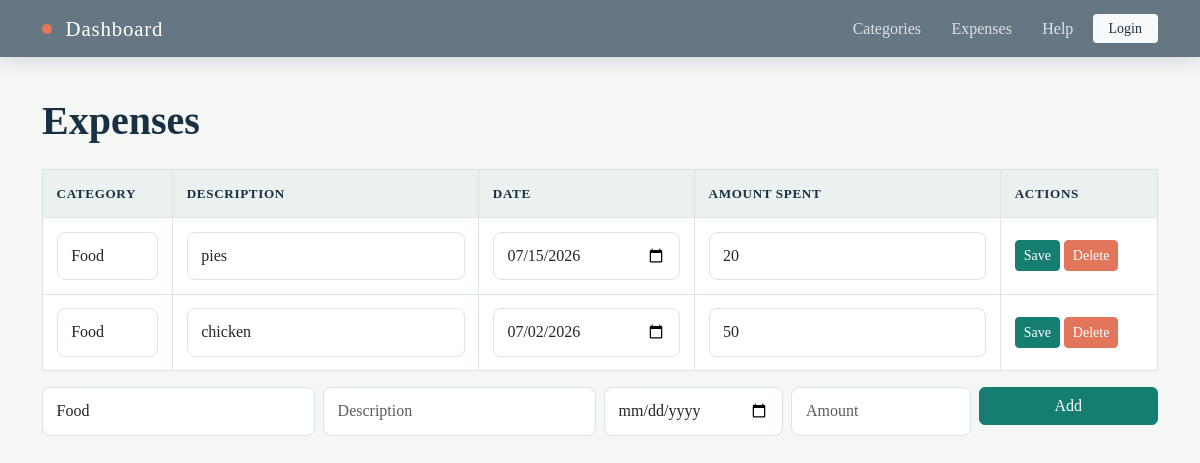
The app's page /view_expenses (signed in), older data.
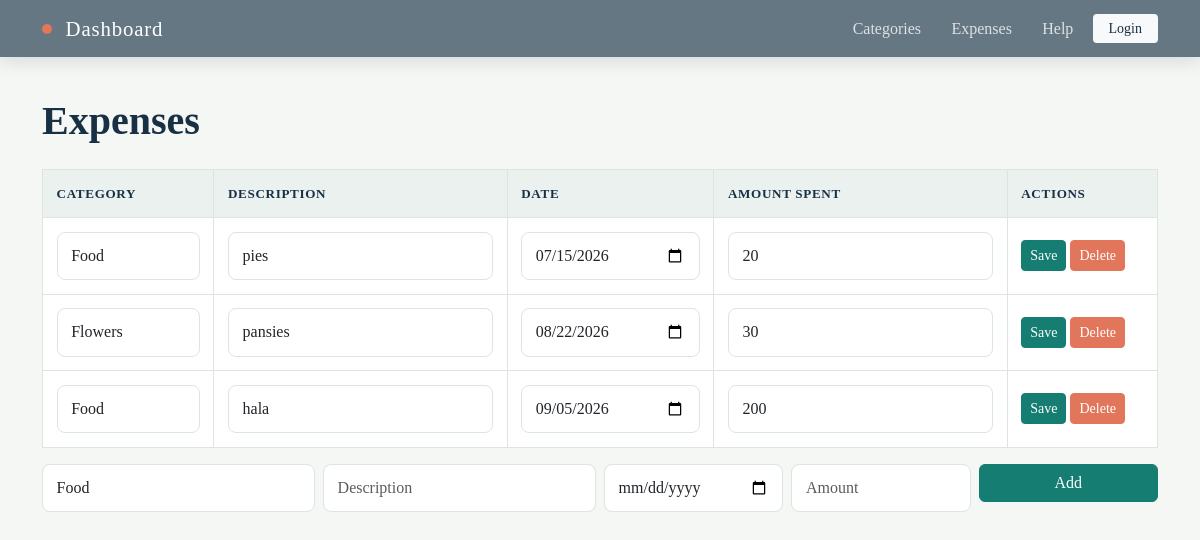
The same page, newer data.
### tables this page shows
CREATE TABLE expenses (id INTEGER PRIMARY KEY AUTOINCREMENT UNIQUE NOT NULL, name TEXT, amount_spent INTEGER NOT NULL, date INTEGER NOT NULL, category_id INTEGER REFERENCES category (id), user_id INTEGER);

CREATE TABLE category (id INTEGER PRIMARY KEY AUTOINCREMENT UNIQUE NOT NULL, name TEXT, spending_limit INTEGER, user_id INTEGER REFERENCES user (id));

### app.py (the view)
@app.route("/view_expenses")
def view_expenses():
    user = session.get("user")
    if not user:
        return redirect(url_for("login"))
    user_id = user[0]
    sql = """SELECT expenses.id, expenses.name, expenses.amount_spent,
                strftime('%Y-%m-%d', expenses.date)
                AS date, category.name AS category, expenses.category_id FROM expenses
                JOIN category ON expenses.category_id = category.id WHERE expenses.user_id = ?"""
    expenses = query_db(sql, args=(user_id,))
    sql = "SELECT * FROM category WHERE user_id = ?"
    categories = query_db(sql, args=(user_id,))
    return render_template("expenses.html", expenses=expenses, categories=categories)

### app.py (called while the page is built)
def get_db():
    db = getattr(g, '_database', None)
    if db is None:
        db = g._database = sqlite3.connect(DATABASE)
    return db

def query_db(query, args=(), one=False):
    cur = get_db().execute(query, args)
    rv = cur.fetchall()
    cur.close()
    return (rv[0] if rv else None) if one else rv

### templates/expenses.html (shortened to what this page needs)
<!DOCTYPE html>
<html lang="en">
<head>
</head>
<body>
    {%extends "base.html"%}
    {%block content%}
    <h2>Expenses</h2>
    <table class="table table-bordered">
        <tr><th>Category</th> <th>Description</th><th> Date</th><th> Amount Spent</th>  <th>Actions</th></tr>
        {%for expense in expenses%}
            <tr>
              <form method = "POST" action = "{{url_for ('edit_expenses', id_iterable=expense[0]) }}">
                <td>
                    <select name= "category_id" class="form-control">
                        {% for category in categories %}
                            <option value="{{category[0]}}" {% if category[0] == expense[5] %}selected{% endif %}>{{category[1]}}</option>
                        {%endfor%}
                    </select>
                </td>
                <td><input class = "form-control" name= "name" value = "{{expense[1]}}"></td>
                <td><input class="form-control" type="date" name="date" value="{{expense[3]}}"></td>
                <td><input class = "form-control" name= "amount_spent" value = "{{expense[2]}}"></td>
                <td>
                    <button class="btn btn-success btn-sm"> Save</button>
                    <a href = "{{url_for ('delete_expenses', id_iterable=expense[0])}}" class = "btn btn-danger btn-sm"> Delete</a>
                </td>
              </form>
            </tr>
        {%endfor%}
    </table>
    <form method = "POST" action="{{url_for('add_expenses')}}" class="row g-2 mb-3">
        <div class = "col-md-3">
            <select class = "form-control" name = "category_id" required>
                {%for category in categories%}
                    <option value = "{{category[0]}}">{{category[1]}}</option>
                {%endfor%}
            </select>
        </div>
        <div class ="col-md-3"><input class="form-control" name="name" placeholder= "Description" required></div>
        <div class ="col-md-2"><input class="form-control" type="date" name="date" required></div>
        <div class ="col-md-2"><input class="form-control" name="amount_spent" placeholder= "Amount" required></div>
        <div class ="col-md-2"><button class="btn btn-primary w-100"> Add </button></div>
    </form>
{%endblock%}

### templates/base.html (shortened to what this page needs)
<!DOCTYPE html>
<html lang="en">
<head>
    <link rel="stylesheet" href="https://cdn.jsdelivr.net/npm/bootstrap@5.3.2/dist/css/bootstrap.min.css">
    <link rel="stylesheet" href="{{ url_for('static', filename='style/style.css') }}">
</head>
<body>
        <nav class="navbar navbar-expand-lg navbar-dark app-navbar">
            <div class = "container">
                <a class="navbar-brand brand-mark" href="{{ url_for('home') }}">
                   <span class="brand-dot"></span> Dashboard
                </a>
                <div class="d-flex flex-wrap align-items-center gap-2">
                    <a class="nav-link" href="{{ url_for('view_categories') }}">Categories</a>
                    <a class="nav-link" href="{{ url_for('view_expenses') }}">Expenses</a>
                    <a class="nav-link" href="{{ url_for('help_iterable') }}">Help</a>
                    <a class="btn btn-light btn-sm nav-action" href="{{ url_for('login') }}">Login</a>
                </div>
            </div>
        </nav>
        <main class="container page-shell">
            {%block content%}{%endblock%}
        </main>
</body>
</html>

### static/style/style.css (style rules this page uses)
:root { --ink: #183044; --muted: #667784; --paper: #f5f7f4; --surface: #ffffff; --line: #dce5e1; --teal: #167d72; --teal-dark: #0e5d56; --coral: #e2765b; }
body { min-height: 100vh; margin: 0; color: var(--line); background: var(--paper); font-family: Georgia, "Times New Roman", serif; }
.app-navbar { background: var(--muted); box-shadow: 0 3px 18px rgba(24, 48, 68, 0.16); }
.brand-mark { letter-spacing: 0.04em; font-size: 1.3rem; }
.brand-dot { display: inline-block; width: 0.65rem; height: 0.65rem; margin-right: 0.45rem; border-radius: 50%; background: var(--coral); vertical-align: 0.08em; }
.nav-link { color: rgba(255, 255, 255, 0.78); padding: 0.45rem 0.7rem; }
.nav-action { color: var(--ink); border: 0; padding-inline: 1rem; }
.page-shell { padding-top: 2.5rem; padding-bottom: 4rem; }
h1, h2, h3, h4, h5 { color: var(--ink); font-weight: 700; }
h2 { margin-bottom: 1.5rem; font-size: clamp(1.8rem, 4vw, 2.5rem); }
.table { border: 1px solid var(--line); border-radius: 0.75rem; background: var(--surface); vertical-align: middle; }
.table > :not(caption) > * > * { padding: 0.85rem; border-bottom-color: var(--line); }
.table tr:first-child th { color: var(--ink); background: #eaf1ee; font-size: 0.82rem; letter-spacing: 0.05em; text-transform: uppercase; }
.form-control, .form-select { border-color: var(--line); border-radius: 0.5rem; padding: 0.7rem 0.85rem; }
.btn-primary, .btn-success { --bs-btn-bg: var(--teal); --bs-btn-border-color: var(--teal); --bs-btn-hover-bg: var(--teal-dark); --bs-btn-hover-border-color: var(--teal-dark); }
.btn-danger { --bs-btn-bg: var(--coral); --bs-btn-border-color: var(--coral); --bs-btn-hover-bg: #c95e48; --bs-btn-hover-border-color: #c95e48; }

Row changes from the older to the newer data that the page shows:
removed expenses: category_id "Food", name "chicken", date "07/02/2026", amount_spent "50"
added expenses: category_id "Flowers", name "pansies", date "08/22/2026", amount_spent "30"
added expenses: category_id "Food", name "hala", date "09/05/2026", amount_spent "200"
